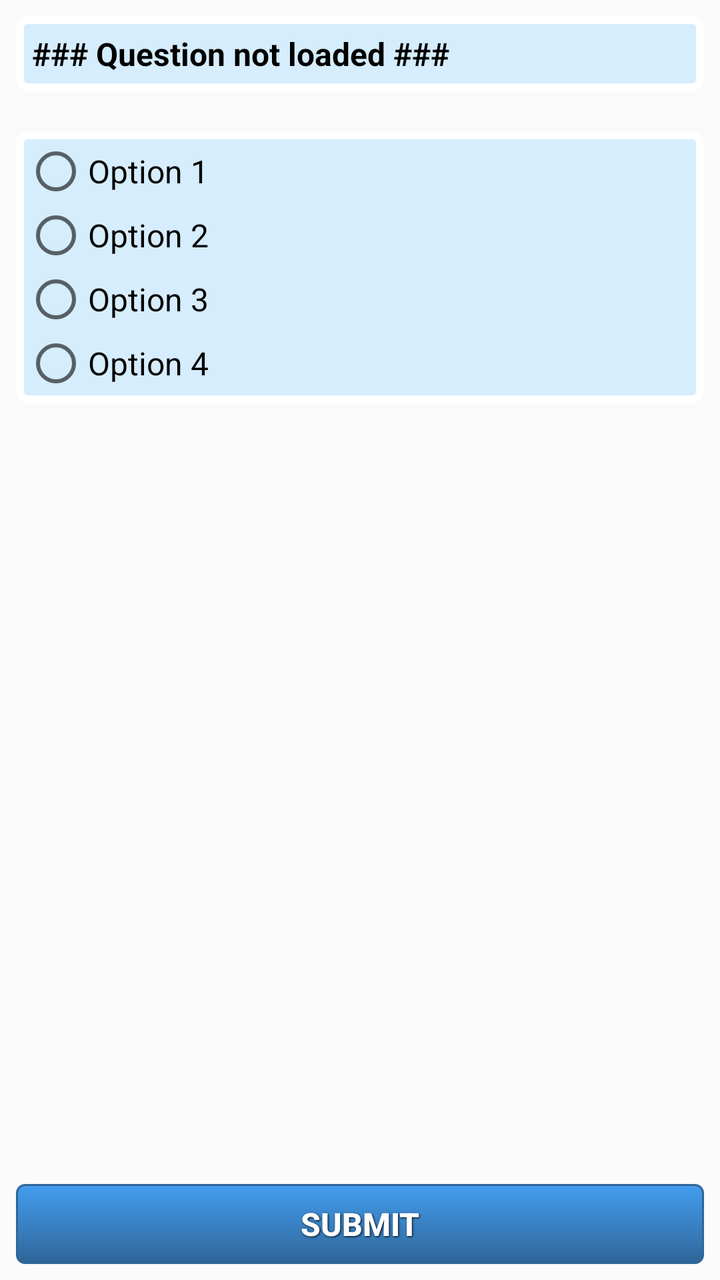
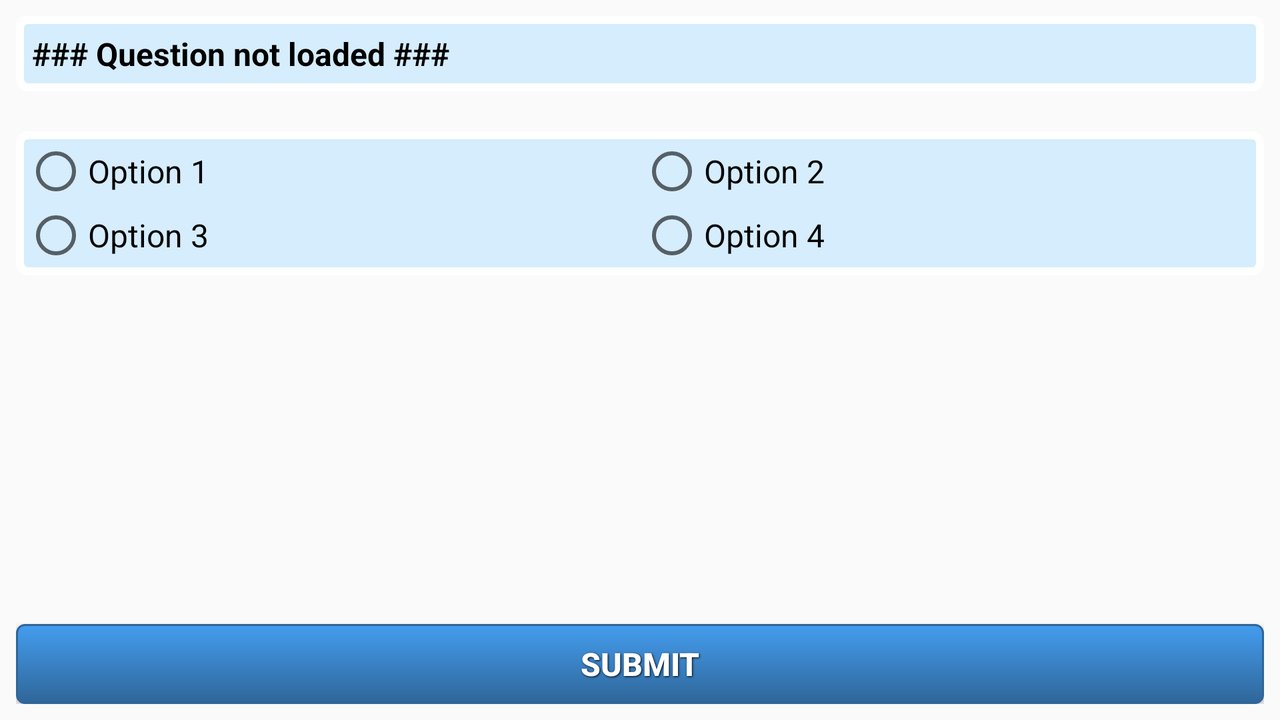

One screen, two layout resources from the same app: the default and the repository's alternative for another configuration. Each is rendered where Android would select it; the XML of both is given below.
<!-- AndroidManifest.xml: application theme AppTheme -->
<!-- res/layout/fragment_fragment_multiple_choice.xml -->
<?xml version="1.0" encoding="utf-8"?>
<RelativeLayout xmlns:android="http://schemas.android.com/apk/res/android"
    xmlns:tools="http://schemas.android.com/tools"
    android:id="@+id/fragment_multiple_choice"
    style="@style/fragment_multiple_choice_portrait">

    <TextView
        android:id="@+id/questionBox"
        style="@style/questionBox"
        android:text="@string/blank_question" />

    <LinearLayout
        android:id="@+id/answer_container"
        style="@style/answer_container_vertical">

        <RadioButton
            android:id="@+id/radioBtn1"
            style="@style/radio_button_answer"
            android:text="@string/answer_option_1" />

        <RadioButton
            android:id="@+id/radioBtn2"
            style="@style/radio_button_answer"
            android:text="@string/answer_option_2" />

        <RadioButton
            android:id="@+id/radioBtn3"
            style="@style/radio_button_answer"
            android:text="@string/answer_option_3" />

        <RadioButton
            android:id="@+id/radioBtn4"
            style="@style/radio_button_answer"
            android:text="@string/answer_option_4" />
    </LinearLayout>


    <Button
        android:id="@+id/btnSubmit"
        style="@style/submitButton"
        android:text="@string/submit" />
</RelativeLayout>
<!-- resources referenced by this layout -->
<resources>
  <string name="answer_option_1">Option 1</string>
  <string name="answer_option_2">Option 2</string>
  <string name="answer_option_3">Option 3</string>
  <string name="answer_option_4">Option 4</string>
  <string name="blank_question">### Question not loaded ###</string>
  <string name="submit">Submit</string>
  <style name="answer_container_vertical" parent="@style/FullWidthWrapHeight">
          <item name="android:layout_below">@id/questionBox</item>
          <item name="android:orientation">vertical</item>
          <item name="android:padding">@dimen/padding4</item>
          <item name="android:layout_marginTop">@dimen/answerContainerTopMargin</item>
          <item name="android:background">@drawable/textview_container</item>
          
          <item name="background">@drawable/textview_container</item>
      </style>
  <style name="fragment_multiple_choice_portrait" parent="@style/FullWidthFullHeight">
          <item name="android:orientation">vertical</item>
          <item name="android:padding">@dimen/fragmentPadding</item>
          
  
          
      </style>
  <style name="radio_button_answer" parent="@style/FullWidthWrapHeight">
          <item name="android:textColor">@color/buttonText</item>
          <item name="android:textSize">@dimen/radioButtonTextSize</item>
          <item name="android:checked">false</item>
          
          
      </style>
  <style name="submitButton" parent="@style/gradientButtonText">
          <item name="android:layout_alignParentBottom">true</item>
          <item name="android:clipToPadding">true</item>
          <item name="android:background">@drawable/gradient_button</item>
          
      </style>
  <style name="FullWidthWrapHeight">
          <item name="android:layout_width">match_parent</item>
          <item name="android:layout_height">wrap_content</item>
      </style>
  <dimen name="padding4">4dp</dimen>
  <dimen name="answerContainerTopMargin">20dp</dimen>
  <style name="FullWidthFullHeight">
          <item name="android:layout_width">match_parent</item>
          <item name="android:layout_height">match_parent</item>
      </style>
  <dimen name="fragmentPadding">8dp</dimen>
  <dimen name="questionTextSize">16sp</dimen>
  <color name="questionText">#000</color>
  <color name="buttonText">#000</color>
  <dimen name="radioButtonTextSize">16sp</dimen>
  <color name="colorPrimary">#3F51B5</color>
  <color name="colorPrimaryDark">#303F9F</color>
  <color name="colorAccent">#FF4081</color>
  <style name="MyActionBar" parent="@style/Widget.AppCompat.Light.ActionBar">
          <item name="android:icon">@mipmap/ic_launcher</item>
          <item name="android:background">@drawable/gradient_not_rounded</item>
          
          <item name="background">@drawable/gradient_not_rounded</item>
      </style>
  <style name="spinnerItemStyle">
          <item name="android:padding">@dimen/listViewItemPadding</item>
          <item name="android:textSize">@dimen/resultMsg123</item>
          <item name="android:textColor">@color/white</item>
          <item name="backgroundTint">@color/white</item>
      </style>
  <dimen name="gradBtnPadding">0dp</dimen>
  <dimen name="minHeight">40dp</dimen>
  <color name="white">#FFFFFF</color>
  <color name="black">#000000</color>
  <!-- drawable gradient_not_rounded (drawable) -->
  <?xml version="1.0" encoding="utf-8"?>
  <selector xmlns:android="http://schemas.android.com/apk/res/android">
      <item>
          <shape>
              <gradient android:angle="270" android:endColor="#2f6699" android:startColor="#449def" />
          </shape>
      </item>
  </selector>
  <dimen name="listViewItemPadding">4dp</dimen>
  <dimen name="resultMsg123">20sp</dimen>
  <!-- some entries are left out for length -->
</resources>
<!-- res/layout-land/fragment_fragment_multiple_choice.xml (the repository's variant of the layout above) -->
<!-- drawn on the phone turned sideways -->
<?xml version="1.0" encoding="utf-8"?>
<RelativeLayout xmlns:android="http://schemas.android.com/apk/res/android"
    xmlns:tools="http://schemas.android.com/tools"
    android:id="@+id/fragment_multiple_choice"
    style="@style/fragment_multiple_choice_land">

    <TextView
        android:id="@+id/questionBox"
        style="@style/questionBox"
        android:layout_alignParentLeft="true"
        android:layout_alignParentStart="true"
        android:layout_alignParentTop="true"
        android:text="@string/blank_question" />


    <LinearLayout style="@style/answer_container_vertical">

        <LinearLayout
            android:id="@+id/answer_container"
            style="@style/answer_container_horizontal">

            <LinearLayout
                android:id="@+id/fragment_container_radios_l"
                style="@style/answer_column">

                <RadioButton
                    android:id="@+id/radioBtn1"
                    style="@style/radio_button_answer"
                    android:text="@string/answer_option_1" />

                <RadioButton
                    android:id="@+id/radioBtn3"
                    style="@style/radio_button_answer"
                    android:text="@string/answer_option_3" />

            </LinearLayout>

            <LinearLayout
                android:id="@+id/fragment_container_radios_2"
                style="@style/answer_column">

                <RadioButton
                    android:id="@+id/radioBtn2"
                    style="@style/radio_button_answer"
                    android:text="@string/answer_option_2" />

                <RadioButton
                    android:id="@+id/radioBtn4"
                    style="@style/radio_button_answer"
                    android:text="@string/answer_option_4" />

            </LinearLayout>
        </LinearLayout>

    </LinearLayout>


    <Button
        android:id="@+id/btnSubmit"
        style="@style/submitButton"
        android:text="@string/submit" />
</RelativeLayout>
<!-- resources referenced by the variant -->
<!-- as the phone turned sideways resolves them -->
<resources>
  <string name="answer_option_1">Option 1</string>
  <string name="answer_option_2">Option 2</string>
  <string name="answer_option_3">Option 3</string>
  <string name="answer_option_4">Option 4</string>
  <string name="blank_question">### Question not loaded ###</string>
  <string name="submit">Submit</string>
  <style name="answer_column">
          <item name="android:layout_width">wrap_content</item>
          <item name="android:layout_height">wrap_content</item>
          <item name="android:layout_weight">1</item>
          <item name="android:orientation">vertical</item>
      </style>
  <style name="answer_container_horizontal" parent="@style/FullWidthWrapHeight">
          <item name="android:layout_below">@+id/questionBox</item>
          <item name="android:orientation">horizontal</item>
          
          <item name="android:layout_alignParentLeft">true</item>
          
          <item name="android:baselineAligned">false</item>
          <item name="android:weightSum">2</item>
      </style>
  <style name="fragment_multiple_choice_land" parent="@style/FullWidthFullHeight">
          <item name="android:orientation">vertical</item>
          <item name="android:padding">@dimen/fragmentPadding</item>
          
          
      </style>
  <style name="radio_button_answer" parent="@style/FullWidthWrapHeight">
          <item name="android:textColor">@color/buttonText</item>
          <item name="android:textSize">@dimen/radioButtonTextSize</item>
          <item name="android:checked">false</item>
          
          
      </style>
  <style name="submitButton" parent="@style/gradientButtonText">
          <item name="android:layout_alignParentBottom">true</item>
          <item name="android:clipToPadding">true</item>
          <item name="android:background">@drawable/gradient_button</item>
          
      </style>
  <style name="FullWidthWrapHeight">
          <item name="android:layout_width">match_parent</item>
          <item name="android:layout_height">wrap_content</item>
      </style>
  <dimen name="padding4">4dp</dimen>
  <dimen name="answerContainerTopMargin">20dp</dimen>
  <style name="FullWidthFullHeight">
          <item name="android:layout_width">match_parent</item>
          <item name="android:layout_height">match_parent</item>
      </style>
  <dimen name="fragmentPadding">8dp</dimen>
  <dimen name="questionTextSize">16sp</dimen>
  <color name="questionText">#000</color>
  <color name="buttonText">#000</color>
  <dimen name="radioButtonTextSize">16sp</dimen>
  <color name="colorPrimary">#3F51B5</color>
  <color name="colorPrimaryDark">#303F9F</color>
  <color name="colorAccent">#FF4081</color>
  <style name="MyActionBar" parent="@style/Widget.AppCompat.Light.ActionBar">
          <item name="android:icon">@mipmap/ic_launcher</item>
          <item name="android:background">@drawable/gradient_not_rounded</item>
          
          <item name="background">@drawable/gradient_not_rounded</item>
      </style>
  <style name="spinnerItemStyle">
          <item name="android:padding">@dimen/listViewItemPadding</item>
          <item name="android:textSize">@dimen/resultMsg123</item>
          <item name="android:textColor">@color/white</item>
          <item name="backgroundTint">@color/white</item>
      </style>
  <dimen name="gradBtnPadding">0dp</dimen>
  <dimen name="minHeight">40dp</dimen>
  <color name="white">#FFFFFF</color>
  <color name="black">#000000</color>
  <!-- drawable gradient_not_rounded (drawable) -->
  <?xml version="1.0" encoding="utf-8"?>
  <selector xmlns:android="http://schemas.android.com/apk/res/android">
      <item>
          <shape>
              <gradient android:angle="270" android:endColor="#2f6699" android:startColor="#449def" />
          </shape>
      </item>
  </selector>
  <dimen name="listViewItemPadding">4dp</dimen>
  <dimen name="resultMsg123">20sp</dimen>
  <!-- some entries are left out for length -->
</resources>
